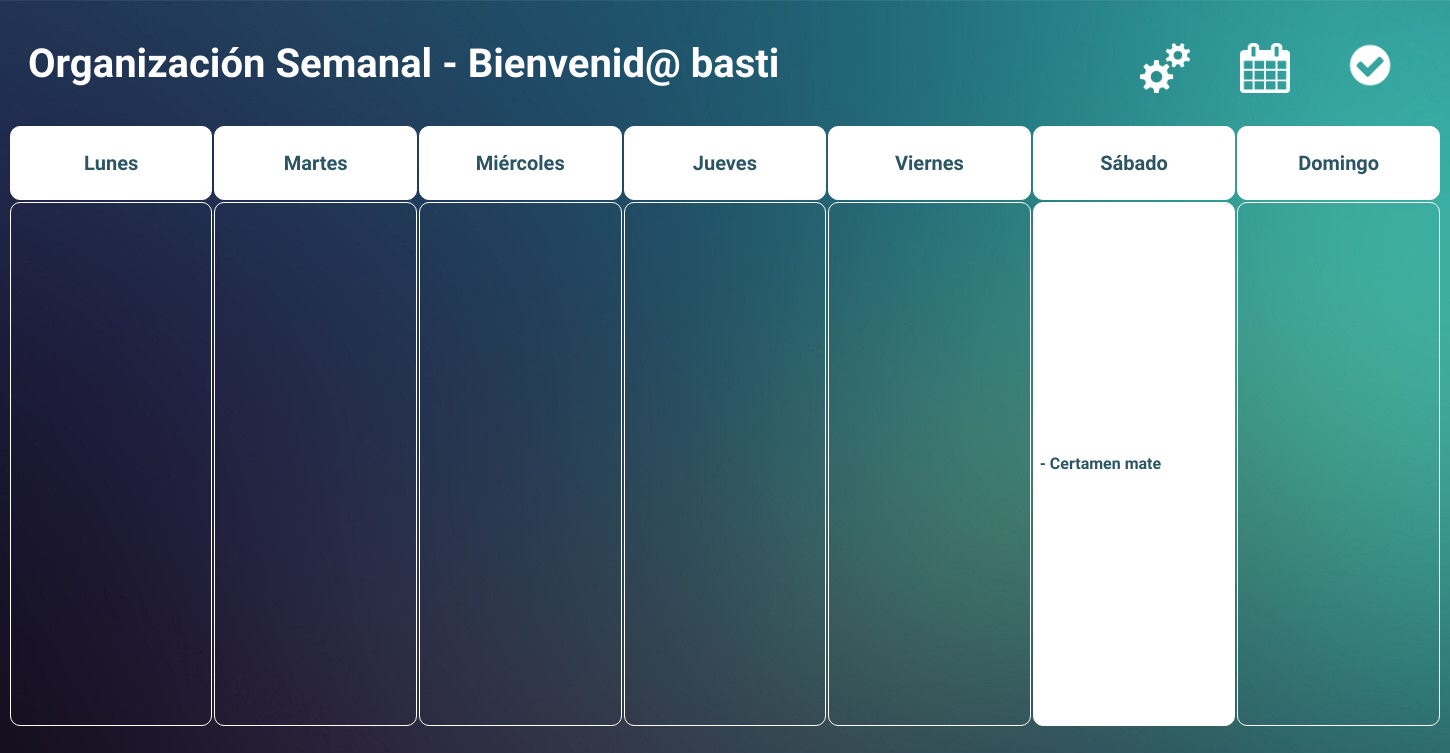
Page /home/ (signed in) on the earlier database version.
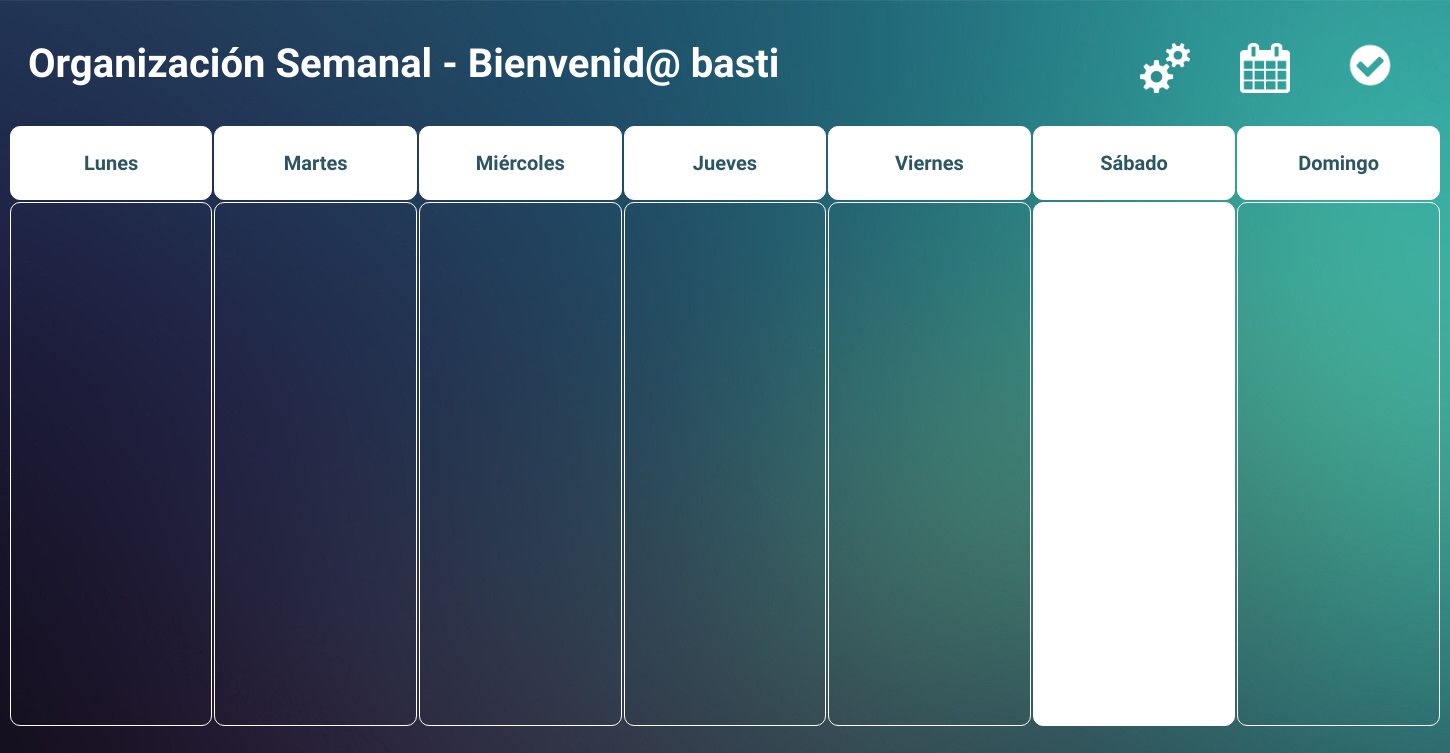
Same page on the later database version.
### pag_calendario/models.py (models this page shows)
class eventos(models.Model):
    nombre = models.CharField(max_length=20)
    fecha = models.DateField()
    descripcion = models.TextField(blank=True, null = True,)
    prioridad = models.IntegerField(default = 1)
    usuario = models.ForeignKey(User, on_delete=models.CASCADE)
    ramo = models.CharField(max_length = 120, default= "Lenguaje")

### pages/views.py (the view)
# urls.py: path('home/', home_view),
def home_view(request,*args, **kwargs):
	n_dia = datetime.date.today().weekday()
	all_eventos = eventos.objects.filter( usuario = request.user)
	all_ramos = Ramos_y_preferencias.objects.filter( usuario = request.user)
	dic_ramos = {}
	dic_prioridades = {}
	for ramo in all_ramos:
		dic_ramos[ramo.nombre] = {}
		dic_prioridades[ramo.nombre] = int(ramo.prioridad)
	for evento in all_eventos:
		fecha_evento = evento.fecha.strftime("%d/%m/%Y")
		dic_ramos[evento.ramo][evento.nombre] = [fecha_evento, evento.prioridad]
	organizacion = [[],[],[],[],[],[],[]]
	for ramo in dic_ramos:
		for evaluacion in dic_ramos[ramo]:
			dias = dias_restantes(dic_ramos[ramo][evaluacion][0])
			prioridad_total = dic_ramos[ramo][evaluacion][1] * dic_prioridades[ramo]
			dias_aviso = round(prioridad_total*0.2 +0.8)
			if (dias-7 <= dias_aviso):
				avance = dias - dias_aviso
				if avance < 0:
					avance = 0
				dia_calendario = avance + n_dia
				if dia_calendario > 6:
					dia_calendario = dia_calendario%7
				organizacion[int(dia_calendario)].append(evaluacion)
	return render(request,"home.html", {"lista_dias" : organizacion, 'today': n_dia})

### pages/views.py (called while the page is built)
def dias_restantes(fecha_evaluacion):
	separado = fecha_evaluacion.split("/")
	hoy = datetime.date.today()
	dias_evaluacion = datetime.date(int(separado[2]), int(separado[1]), int(separado[0]))
	dias = dias_evaluacion - hoy
	return dias.days

### pages/templates/home.html (shortened to what this page needs)
<!DOCTYPE html>
<html>
 	<head>
        {% load static %}
        <link rel='stylesheet' href='{% static "home.css" %}'>
 	</head>
 	<body class='ventana' style='background-image: url("{% static '456.jpg' %}");'>
		<div class='grid_container'>
 			<h1 class='title'>Organización Semanal - Bienvenid@ {{ user.username }}</h1>
			<a href='http://127.0.0.1:8000/config'>
			<img src="{% static 'settingsicon.png' %}" alt="settings">
			</a>
			<a href='http://127.0.0.1:8000/calendario'>
			<img src="{% static 'calendaricon.png' %}" alt="calendar">
			</a>
			<a href='http://127.0.0.1:8000/eventos'>
			<img src="{% static 'eventsicon.png' %}" alt="eventos" style='width: 60px; height: 60px; padding-top: 27px;'>
			</a>
		</div>
    	<table align="center" class='table'>
        	<tr>
            	<th>Lunes</th>
            	<th>Martes</th>
            	<th>Miércoles</th>
            	<th>Jueves</th>
            	<th>Viernes</th>
            	<th>Sábado</th>
                <th>Domingo</th>
        	</tr>
        	<tr>
				{% if today == 0 %}
            		<td class="eshoy">
				{% else %}
					<td>
				{% endif %}
					</td>
				{% if today == 1 %}
            		<td class="eshoy">
				{% else %}
					<td>
				{% endif %}
					</td>
				{% if today == 2 %}
            		<td class="eshoy">
				{% else %}
					<td>
				{% endif %}
					</td>
				{% if today == 3 %}
            		<td class="eshoy">
				{% else %}
					<td>
				{% endif %}
					</td>
				{% if today == 4 %}
            		<td class="eshoy">
				{% else %}
					<td>
				{% endif %}
					</td>
				{% if today == 5 %}
            		<td class="eshoy">
				{% else %}
					<td>
				{% endif %}
						{% for evento in lista_dias.5 %}
							<p style="padding-left: 5px;"><b>- {{evento}}</b></br></p>
						{%endfor%}
					</td>
				{% if today == 6 %}
            		<td class="eshoy">
				{% else %}
					<td>
				{% endif %}
					</td>
        	</tr>
		</table>
 	</body>
</html>

Differences in the rows shown:
removed eventos: 5 "Certamen mate"
